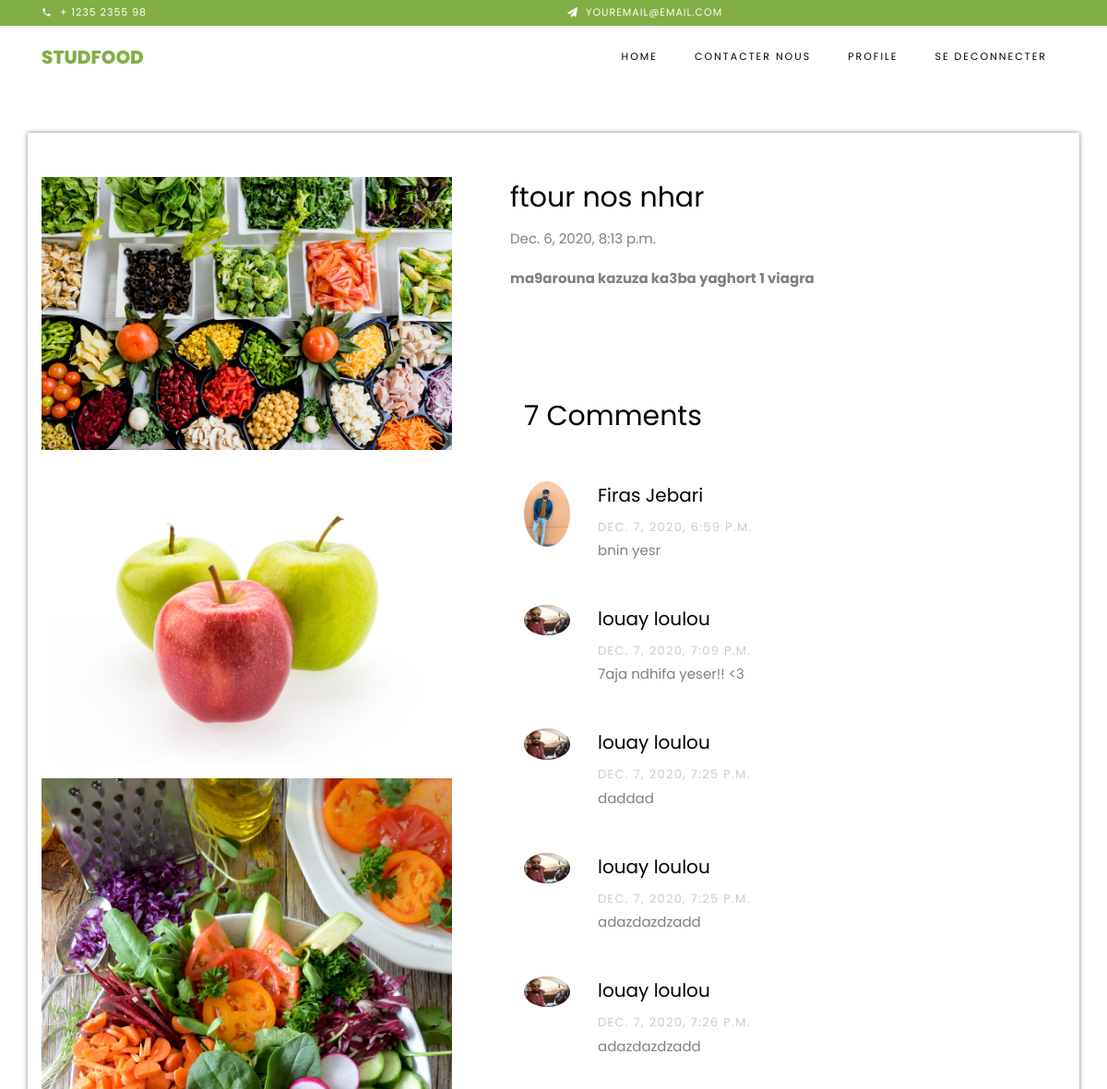
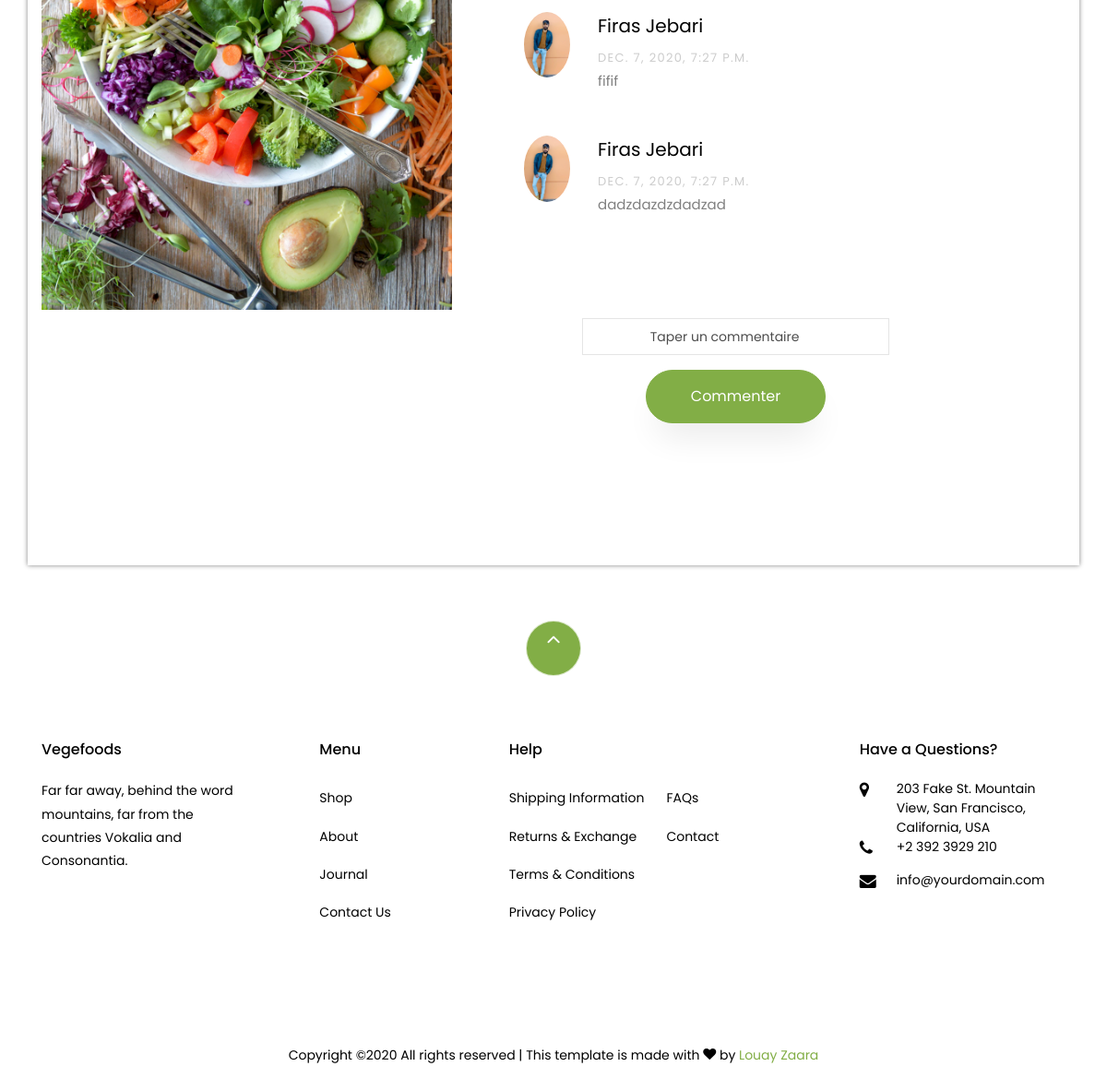
The page /menu-info/2/ (signed in) on the database its author committed (2 pictures, top to bottom).
### studfood/models.py (models this page shows, shortened)
class FoodMenu(models.Model):
    user = models.ForeignKey(User, null=True, on_delete=models.CASCADE)
    name = models.CharField(max_length=25, null=True)
    category = models.ManyToManyField(category, null=True)
    details = models.TextField(null=True)
    date = models.DateTimeField(null=True, blank=True)
    picture1 = models.ImageField(null=True, blank=True,upload_to='images/')
    picture2 = models.ImageField(null=True, blank=True,upload_to='images/')
    picture3 = models.ImageField(null=True, blank=True,upload_to='images/')
    slug = models.SlugField(blank=True, unique=True,null=True)
    date_created = models.DateTimeField(auto_now_add=True, null=True)
    class Meta:
        verbose_name_plural = "Food-Menu"

class Comment(models.Model):
    menu = models.ForeignKey(FoodMenu, null=True, on_delete=models.CASCADE,related_name='comments')
    user = models.ForeignKey(User, null=True, on_delete=models.CASCADE,related_name='user')
    comment = models.TextField(blank=False, max_length=100)
    created_at = models.DateTimeField(auto_now_add=True,  null=True)
    class Meta:
        verbose_name_plural = "Comments"
        ordering = ['created_at']

### accounts/models.py (models this page shows, shortened)
class Profile(models.Model):
    user = models.OneToOneField(User, null=True, on_delete=models.CASCADE)
    first_name = models.CharField(max_length=25, null=True)
    last_name = models.CharField(max_length=25, null=True)
    email = models.EmailField(max_length=30,null=True)
    phone_number = models.CharField(max_length=20, null=True)
    address = models.CharField(max_length=300, null=True, blank=True)
    profile_picture = models.ImageField(default="default_logo.png",null=True, blank=True,upload_to='images/')
    gender = models.CharField(max_length=25, null=True)
    university = models.CharField(max_length=25, null=True)
    slug = models.SlugField(blank=True, unique=True,null=True)
    is_verified = models.BooleanField(default=False)
    date_created = models.DateTimeField(auto_now_add=True, null=True)
    class Meta:
        verbose_name_plural = "Profile"

### studfood/views.py (the view)
# urls.py: path('menu-info/<int:id>/',views.signleMenuPage, name="single-menu"),
def signleMenuPage(request, id):
    if FoodMenu.objects.filter(id=id).exists():
        singleMenu = FoodMenu.objects.filter(id=id)
    else:
        return redirect('studfood:home-page')
    menu = get_object_or_404(FoodMenu, id=id)
    comments_list = menu.comments.all()
    comment_number = comments_list.count()
    if request.method == 'POST':
        form = CommentForm(request.POST)
        if form.is_valid():
            form.save()
            messages.info(request, 'Merci pour  votre commentaire!')
        else:
            messages.info(request, 'erreur!')
    else:
        form = CommentForm(request.POST)
    context = {
        'singleMenu':singleMenu,
        'form':form,
        'comment_number':comment_number,
        'comments_list':comments_list
    }
    return render(request, 'single_menu.html',context)

### studfood/forms.py
class CommentForm(ModelForm):
    class Meta:
        model = Comment
        fields = '__all__'
        exclude = ['created_at']

### studfood/templates/single_menu.html (shortened to what this page needs)
{% extends "base.html" %}
{% load static %}
{% block content %}
<section class="ftco-section mt-0 pt-0">
    <div class="container box">
        {% for menu in singleMenu %}
        <div class="row mt-5 pt-5">
            <div class="col-lg-5 mb-5 ftco-animate">
                <a href="{{menu.picture1.url}}" class="image-popup">
                    <img src="{{menu.picture1.url}}" class="img-fluid" alt="photo-de-menu">
                </a>
                <a href="{{menu.picture2.url}}" class="image-popup">
                    <img src="{{menu.picture2.url}}" class="img-fluid" alt="photo-de-menu">
                </a>
                <a href="{{menu.picture3.url}}" class="image-popup">
                    <img src="{{menu.picture3.url}}" class="img-fluid" alt="photo-de-menu">
                </a>
            </div>
            <div class="col-lg-7 product-details pl-md-5 ftco-animate">
                <h3>{{menu.name}}</h3>
                <p>{{menu.date}}</p>
                <p><strong>{{menu.details}}</strong></p>
                    <div class="row mt-4">
                        <div class="col-md-12">
                            <section class="ftco-section ftco-degree-bg">
                                <div class="container">
                                  <div class="row">
                                    <div class="col-lg-12 ftco-animate">
                                        {% if comment_number %}
                                        <h3 class="mb-5">{{comment_number}} Comments</h3>
                                        <ul class="comment-list">
                                            {% for comment in comments_list %}
                                          <li class="comment">
                                            <div class="vcard bio">
                                              <img src="{{comment.user.profile.profile_picture.url}}" alt="photo de profile">
                                            </div>
                                            <div class="comment-body">
                                              <h3>{{comment.user.profile.first_name}} {{comment.user.profile.last_name}}</h3>
                                              <div class="meta">{{comment.created_at}}</div>
                                              <p>{{comment.comment}}</p>
                                            </div>
                                          </li>
                                          {% endfor %}
                                          </ul>
                                          {% endif %}
                                          {% if user.is_authenticated %}
                                          <div class="col-md-12 order-md-last d-flex">
                                            <form action="" method="POST" class="bg-white p-5 contact-form ">
                                                <div class="form-group">
                                                  <input type="text" class="form-control" name="comment"placeholder="Taper un commentaire "required>
                                                </div>
                                                <div class="form-group text-center">
                                                  <input type="submit" value="Commenter" class="btn btn-primary py-3 px-5">
                                                </div>
                                              </form>
                                          </div>
                                        {% endif %}
                                        </div>
                                    </div>
                                </div>
                            </section>
                        </div>
                     </div>
                </div>
            </div>
    {% endfor %}
    </div>
</section>
{% endblock %}

### studfood/templates/single_menu.html (style rules this page uses)
.box { box-shadow: 0 0 05px grey; padding:0 15px 0 15px; }

### rows shown on the page
FoodMenu: picture1 (picture), picture2 (picture), picture3 (picture), name "ftour nos nhar", date "Dec. 6, 2020, 8:13 p.m.", details "ma9arouna kazuza ka3ba yaghort 1 viagra", comment_number "7"
Comment: user.profile.profile_picture (picture), user.profile.first_name "Firas", user.profile.last_name "Jebari", created_at "DEC. 7, 2020, 6:59 P.M.", comment "bnin yesr"
Comment: user.profile.profile_picture (picture), user.profile.first_name "louay", user.profile.last_name "loulou", created_at "DEC. 7, 2020, 7:09 P.M.", comment "7aja ndhifa yeser!! <3"
Comment: user.profile.profile_picture (picture), user.profile.first_name "louay", user.profile.last_name "loulou", created_at "DEC. 7, 2020, 7:25 P.M.", comment "daddad"
Comment: user.profile.profile_picture (picture), user.profile.first_name "louay", user.profile.last_name "loulou", created_at "DEC. 7, 2020, 7:25 P.M.", comment "adazdazdzadd"
Comment: user.profile.profile_picture (picture), user.profile.first_name "louay", user.profile.last_name "loulou", created_at "DEC. 7, 2020, 7:26 P.M.", comment "adazdazdzadd"
Comment: user.profile.profile_picture (picture), user.profile.first_name "Firas", user.profile.last_name "Jebari", created_at "DEC. 7, 2020, 7:27 P.M.", comment "fifif"
Comment: user.profile.profile_picture (picture), user.profile.first_name "Firas", user.profile.last_name "Jebari", created_at "DEC. 7, 2020, 7:27 P.M.", comment "dadzdazdzdadzad"
